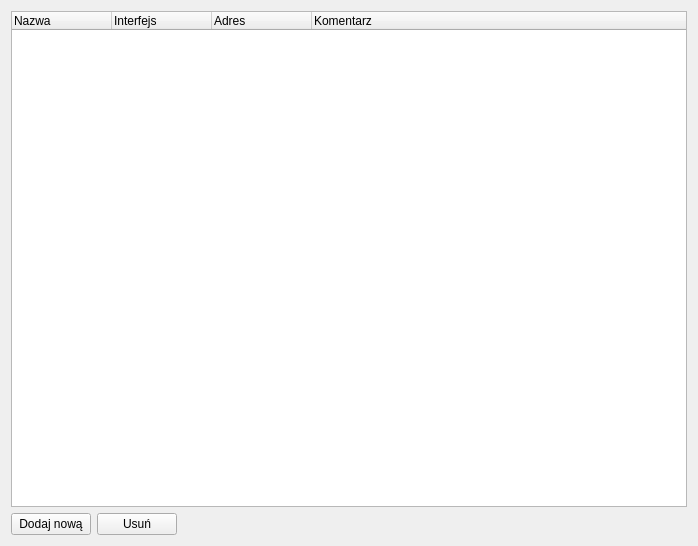
<?xml version="1.0" encoding="UTF-8"?>
<ui version="4.0">
 <class>widgetLSTZones</class>
 <widget class="QWidget" name="widgetLSTZones">
  <property name="geometry">
   <rect>
    <x>0</x>
    <y>0</y>
    <width>698</width>
    <height>546</height>
   </rect>
  </property>
  <property name="windowTitle">
   <string>Form</string>
  </property>
  <layout class="QVBoxLayout" name="verticalLayout">
   <item>
    <widget class="QTreeWidget" name="twZones">
     <property name="rootIsDecorated">
      <bool>false</bool>
     </property>
     <property name="expandsOnDoubleClick">
      <bool>false</bool>
     </property>
     <column>
      <property name="text">
       <string>Nazwa</string>
      </property>
     </column>
     <column>
      <property name="text">
       <string>Interfejs</string>
      </property>
     </column>
     <column>
      <property name="text">
       <string>Adres</string>
      </property>
     </column>
     <column>
      <property name="text">
       <string>Komentarz</string>
      </property>
     </column>
    </widget>
   </item>
   <item>
    <layout class="QHBoxLayout" name="horizontalLayout">
     <item>
      <widget class="QPushButton" name="bntAddZone">
       <property name="text">
        <string>Dodaj nową</string>
       </property>
      </widget>
     </item>
     <item>
      <widget class="QPushButton" name="bntRemoveZone">
       <property name="text">
        <string>Usuń</string>
       </property>
      </widget>
     </item>
     <item>
      <spacer name="horizontalSpacer">
       <property name="orientation">
        <enum>Qt::Horizontal</enum>
       </property>
       <property name="sizeHint" stdset="0">
        <size>
         <width>40</width>
         <height>20</height>
        </size>
       </property>
      </spacer>
     </item>
    </layout>
   </item>
  </layout>
 </widget>
 <resources/>
 <connections/>
</ui>
